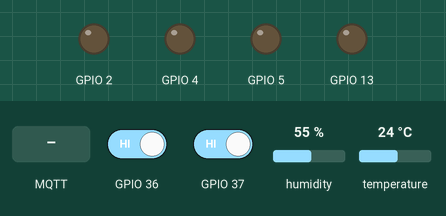
Recording of a sketch running on a simulated ESP32. Shown: output pins drawn as LEDs (lit = HIGH). The inputs (shaded band) are chosen by the test bench; at power-on: GPIO 36 HIGH, GPIO 37 HIGH, humidity 55 %, temperature 24 °C. WiFi joins after 1.5 s; servers stay silent unless stated; no MQTT or app messages arrive unless stated; what the sketch prints to the serial monitor is not drawn.

Above: at 4.7 s.
4.8 s: GPIO 36 driven LOW
At 6.4 s:
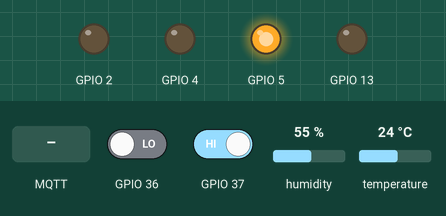
6.8 s: GPIO 36 driven HIGH and GPIO 37 driven LOW
9.8 s: MQTT message "master/kit" arrives on the first subscribed topic
12.3 s: MQTT message "0" arrives on the first subscribed topic
13.8 s: MQTT message "on" arrives on the first subscribed topic
Timing chart, 0 to 16.3 s (numbered marks = the images above; inputs shaded):
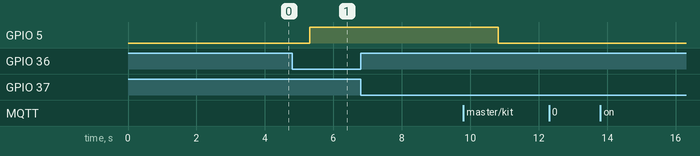

Measured:
- after the input at 4.8 s, GPIO 5: LOW → HIGH after 0.51 s
- after the input at 6.8 s, every drawn part: stays the same
- after the input at 12.3 s, every drawn part: stays the same
- after the input at 13.8 s, every drawn part: stays the same

The sketch:

arduion.ino
```cpp
#include <WiFi.h>
#include <PubSubClient.h>
#include <DHT.h>

#define DHTPIN 14        // GPIO สำหรับเซ็นเซอร์ DHT22
#define DHTTYPE DHT22

const char* ssid = "Banana";
const char* password = "999888999";
const char* mqttServer = "broker.hivemq.com";
const int mqttPort = 1883;
const char* mqttTopicTemperature = "sensor1/tempkit";
const char* mqttTopicHumidity = "sensor2/humikit";

const char* mqtttopicLed = "sensor1/tempkit/led";

WiFiClient espClient;
PubSubClient client(espClient);
DHT dht(DHTPIN, DHTTYPE);

bool systemActive = false; // สถานะเปิด-ปิดระบบ

void setup() {
  Serial.begin(115200);
  pinMode(2, OUTPUT);
  pinMode(4, OUTPUT);
  pinMode(5, OUTPUT);
  pinMode(13, OUTPUT);

  pinMode(36, INPUT);
  pinMode(37, INPUT);

  setup_wifi();
  client.setServer(mqttServer, mqttPort);
  client.setCallback(callback);

  delay(2000);          // รอให้เซ็นเซอร์พร้อม
  dht.begin();
}

void loop() {
  if (!client.connected()) {
    reconnect();
  }
  client.loop();

  // ตรวจสอบสถานะปุ่มเปิด/ปิดระบบ
  if (digitalRead(36) == LOW) { // กดปุ่ม 36 เพื่อเปิดระบบ
    systemActive = true;
    Serial.println("System Activated");
    client.publish("system/status", "Activated");
    delay(500); // ป้องกันการกดซ้ำ
  }

  if (digitalRead(37) == LOW) { // กดปุ่ม 37 เพื่อปิดระบบ
    systemActive = false;
    Serial.println("System Deactivated");
    client.publish("system/status", "Deactivated");
    delay(500); // ป้องกันการกดซ้ำ
  }

  // ถ้าระบบไม่เปิด ให้หยุดการทำงานของเซ็นเซอร์และหลอดไฟ
  if (!systemActive) {
    digitalWrite(2, LOW); // ปิด LED สีแดง
    digitalWrite(4, LOW); // ปิด LED สีเหลือง
    digitalWrite(5, LOW); // ปิด LED สีเขียว
    return;
  }

  // ระบบทำงาน อ่านค่าเซ็นเซอร์
  Serial.println("Reading sensor...");

  float temperature = dht.readTemperature();
  float humidity = dht.readHumidity();

  // ตรวจสอบข้อผิดพลาดในการอ่านค่า
  if (isnan(temperature) || isnan(humidity)) {
    Serial.println("Failed to read from DHT sensor");
    delay(1000);
    return;
  }

  // ส่งค่าไปยัง MQTT broker
  char temperatureString[6];
  dtostrf(temperature, 5, 2, temperatureString);
  client.publish(mqttTopicTemperature, temperatureString);

  char humidityString[6];
  dtostrf(humidity, 5, 2, humidityString);
  client.publish(mqttTopicHumidity, humidityString);

  // แสดงผลค่าที่อ่านได้
  Serial.print("Temperature: ");
  Serial.print(temperature);
  Serial.print(" °C, Humidity: ");
  Serial.print(humidity);
  Serial.println(" %");

  // ควบคุม LED ตามอุณหภูมิ
  if (temperature < 25) {
    digitalWrite(5, HIGH);  // เปิด LED สีเขียว
    digitalWrite(4, LOW);   // ปิด LED สีเหลือง
    digitalWrite(2, LOW);   // ปิด LED สีแดง
    client.publish(mqtttopicLed,"green");
    Serial.println("G");
  }
  else if (temperature >= 25 && temperature < 30) {
    digitalWrite(5, LOW);   // ปิด LED สีเขียว
    digitalWrite(4, HIGH);  // เปิด LED สีเหลือง
    digitalWrite(2, LOW);   // ปิด LED สีแดง
    client.publish(mqtttopicLed,"yellow");
    Serial.println("Y");
  }
  else {  // temperature >= 30
    digitalWrite(5, LOW);   // ปิด LED สีเขียว
    digitalWrite(4, LOW);   // ปิด LED สีเหลือง
    digitalWrite(2, HIGH);  // เปิด LED สีแดง
    client.publish(mqtttopicLed,"red");
    Serial.println("R");
  }

  delay(5000); // หน่วงเวลา 5 วินาที
}

void setup_wifi() {
  delay(10);
  Serial.println();
  Serial.print("Connecting to ");
  Serial.println(ssid);
  WiFi.begin(ssid, password);
  while (WiFi.status() != WL_CONNECTED) {
    delay(500);
    Serial.print(".");
  }
  Serial.println("");
  Serial.println("WiFi connected");
  Serial.println("IP address: ");
  Serial.println(WiFi.localIP());
}

void reconnect() {
  while (!client.connected()) {
    Serial.print("Attempting MQTT connection...");
    if (client.connect("ESP32jakkti", "", "" )) {
      Serial.println("mqtt connected");
      client.subscribe("master/kit");
    } else {
      Serial.print("failed, rc=");
      Serial.print(client.state());
      Serial.println(" try again in 5 seconds");
      delay(5000);
    }
  }
}

void callback(char* topic, byte* payload, unsigned int length) {
  payload[length] = 0;
  Serial.print("MQTT: topic=");
  Serial.println(topic);
  Serial.print("MQTT: payload=");
  Serial.println((char*) payload);

  if (strcmp(topic, "master/kit") == 0) {
    if (payload[0] == '0') {  //ปิดระบบ
      systemActive = false;
      Serial.println("System Deactivated");
      client.publish("system/status", "Deactivated");
      delay(500); //กันการกดซ้ำ
    }
    if (payload[0] == '1') {  //เปิดระบบ
      systemActive = true;
      Serial.println("System Activated");
      client.publish("system/status", "Activated");
      delay(500); //กันการกดซ้ำ
    }
   }
}
```
